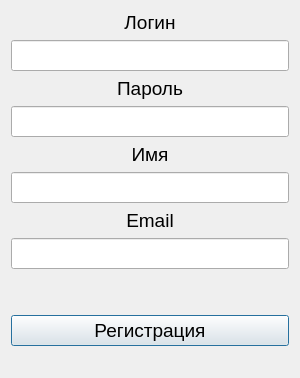
<?xml version="1.0" encoding="UTF-8"?>
<ui version="4.0">
 <class>RegisterDialog</class>
 <widget class="QDialog" name="RegisterDialog">
  <property name="geometry">
   <rect>
    <x>0</x>
    <y>0</y>
    <width>300</width>
    <height>353</height>
   </rect>
  </property>
  <property name="windowTitle">
   <string>Регистрация</string>
  </property>
  <layout class="QGridLayout" name="gridLayout">
   <item row="0" column="0">
    <layout class="QVBoxLayout" name="verticalLayout">
     <item>
      <widget class="QLabel" name="label">
       <property name="font">
        <font>
         <pointsize>14</pointsize>
        </font>
       </property>
       <property name="text">
        <string>Логин</string>
       </property>
       <property name="alignment">
        <set>Qt::AlignCenter</set>
       </property>
      </widget>
     </item>
     <item>
      <widget class="QLineEdit" name="login_line">
       <property name="font">
        <font>
         <pointsize>14</pointsize>
        </font>
       </property>
      </widget>
     </item>
     <item>
      <widget class="QLabel" name="label_2">
       <property name="font">
        <font>
         <pointsize>14</pointsize>
        </font>
       </property>
       <property name="text">
        <string>Пароль</string>
       </property>
       <property name="alignment">
        <set>Qt::AlignCenter</set>
       </property>
      </widget>
     </item>
     <item>
      <widget class="QLineEdit" name="password_line">
       <property name="font">
        <font>
         <pointsize>14</pointsize>
        </font>
       </property>
       <property name="cursor">
        <cursorShape>IBeamCursor</cursorShape>
       </property>
       <property name="inputMethodHints">
        <set>Qt::ImhHiddenText|Qt::ImhNoAutoUppercase|Qt::ImhNoPredictiveText|Qt::ImhSensitiveData</set>
       </property>
       <property name="text">
        <string/>
       </property>
       <property name="echoMode">
        <enum>QLineEdit::Password</enum>
       </property>
       <property name="clearButtonEnabled">
        <bool>false</bool>
       </property>
      </widget>
     </item>
     <item>
      <widget class="QLabel" name="label_3">
       <property name="font">
        <font>
         <pointsize>14</pointsize>
        </font>
       </property>
       <property name="text">
        <string>Имя</string>
       </property>
       <property name="alignment">
        <set>Qt::AlignCenter</set>
       </property>
      </widget>
     </item>
     <item>
      <widget class="QLineEdit" name="name_line">
       <property name="font">
        <font>
         <pointsize>14</pointsize>
        </font>
       </property>
       <property name="inputMethodHints">
        <set>Qt::ImhNone</set>
       </property>
       <property name="text">
        <string/>
       </property>
       <property name="echoMode">
        <enum>QLineEdit::Normal</enum>
       </property>
       <property name="clearButtonEnabled">
        <bool>false</bool>
       </property>
      </widget>
     </item>
     <item>
      <widget class="QLabel" name="label_4">
       <property name="font">
        <font>
         <pointsize>14</pointsize>
        </font>
       </property>
       <property name="text">
        <string>Email</string>
       </property>
       <property name="alignment">
        <set>Qt::AlignCenter</set>
       </property>
      </widget>
     </item>
     <item>
      <widget class="QLineEdit" name="email_line">
       <property name="font">
        <font>
         <pointsize>14</pointsize>
        </font>
       </property>
       <property name="inputMethodHints">
        <set>Qt::ImhNone</set>
       </property>
       <property name="text">
        <string/>
       </property>
       <property name="echoMode">
        <enum>QLineEdit::Normal</enum>
       </property>
       <property name="clearButtonEnabled">
        <bool>false</bool>
       </property>
      </widget>
     </item>
     <item>
      <spacer name="verticalSpacer">
       <property name="orientation">
        <enum>Qt::Vertical</enum>
       </property>
       <property name="sizeType">
        <enum>QSizePolicy::Minimum</enum>
       </property>
       <property name="sizeHint" stdset="0">
        <size>
         <width>20</width>
         <height>40</height>
        </size>
       </property>
      </spacer>
     </item>
     <item>
      <widget class="QPushButton" name="register_btn">
       <property name="font">
        <font>
         <pointsize>14</pointsize>
        </font>
       </property>
       <property name="text">
        <string>Регистрация</string>
       </property>
      </widget>
     </item>
     <item>
      <widget class="QLabel" name="status">
       <property name="font">
        <font>
         <pointsize>10</pointsize>
        </font>
       </property>
       <property name="styleSheet">
        <string notr="true">color: rgb(255, 0, 0);</string>
       </property>
       <property name="text">
        <string/>
       </property>
       <property name="alignment">
        <set>Qt::AlignCenter</set>
       </property>
      </widget>
     </item>
    </layout>
   </item>
  </layout>
 </widget>
 <resources/>
 <connections/>
</ui>
